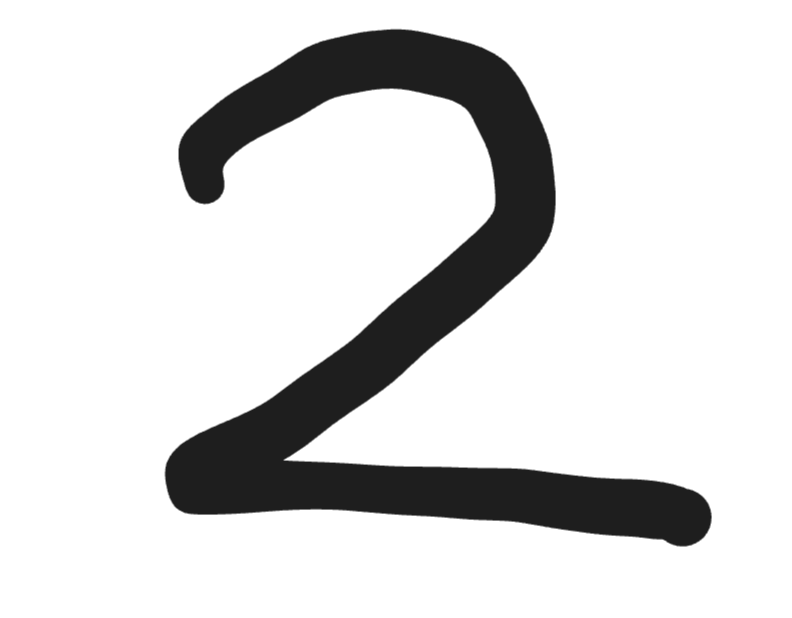
#> input picture Machine Learning/Clustering/data/two.png, 792 x 618 px, found by its file name
$ jupyter execute digit_classification.ipynb   (shell and % lines are left out)
#> lines starting #> are read from the running program, lines starting #| are printed output that depends on the picture
[cell 1]
import numpy as np
import pandas as pd
import matplotlib.pyplot as plt
import seaborn as sns
from sklearn.datasets import load_digits

[cell 2]
digits = load_digits()
print("Форма изображений:", digits.images.shape)
print("Форма признаков:", digits.data.shape)
print("Количество классов:", len(np.unique(digits.target)))

[cell 3]
plt.figure(figsize=(8, 4))
for i in range(10):
    plt.subplot(2, 5, i + 1)
    plt.imshow(digits.images[i], cmap="gray")
    plt.title(f"Цифра: {digits.target[i]}")
    plt.axis("off")
plt.tight_layout()
plt.show()
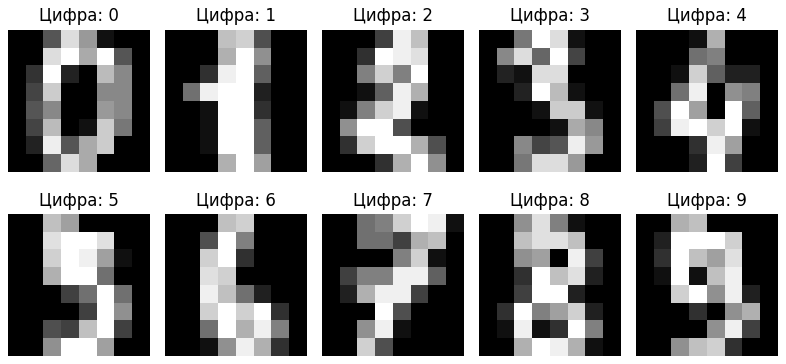
#> figure drawn by matplotlib, 10 panels

[cell 4]
from sklearn.model_selection import train_test_split

X = digits.data # 64 признака (8x8 пикселей)
y = digits.target

X_train, X_test, y_train, y_test = train_test_split(X, y, test_size=0.2, random_state=42)

print("Размер обучающей выборки:", X_train.shape)
print("Размер тестовой выборки:", X_test.shape)

[cell 5]
from sklearn.neighbors import KNeighborsClassifier
from sklearn.metrics import accuracy_score, classification_report, confusion_matrix

knn = KNeighborsClassifier(n_neighbors=3)

knn.fit(X_train, y_train)

y_pred = knn.predict(X_test)

[cell 6]
acc = accuracy_score(y_test, y_pred)
print(f'Точность модели: {acc:.4f}')

#Подробный отчет по классам
print('\nКлассификационный отчет:')
print(classification_report(y_test, y_pred))

[cell 7]
plt.figure(figsize=(8,6))
sns.heatmap(confusion_matrix(y_test, y_pred), annot=True, fmt="d", cmap="Blues")
plt.xlabel("Предсказано")
plt.ylabel("Истинно")
plt.title("Матрица ошибок KNN")
plt.show()
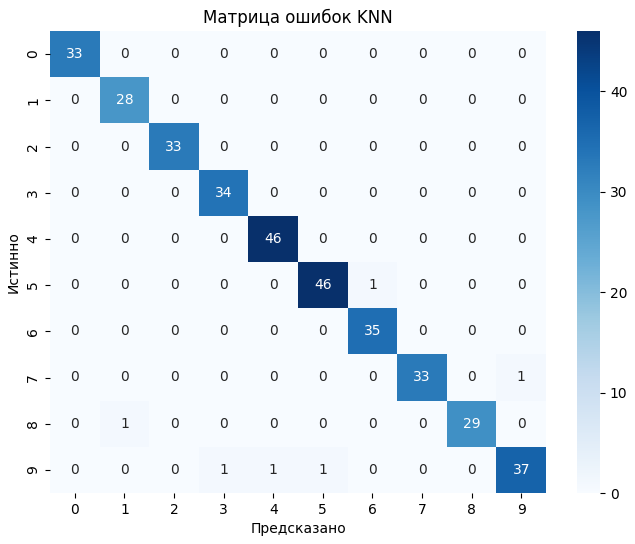
#> figure drawn by matplotlib, 2 panels

[cell 8]
from PIL import Image

img = Image.open("./data/two.png").convert("L")

img_resized = img.resize((8, 8), Image.Resampling.LANCZOS)

img_np = np.array(img_resized)

# Инвертируем и масштабируем под стиль sklearn digits
img_np = 16 - (img_np / 255.0 * 16)
img_np = img_np.clip(0, 16)

[cell 9]
# Визуализируем
plt.imshow(img_np, cmap="gray")
plt.title("Обработанное изображение")
plt.axis("off")
plt.show()
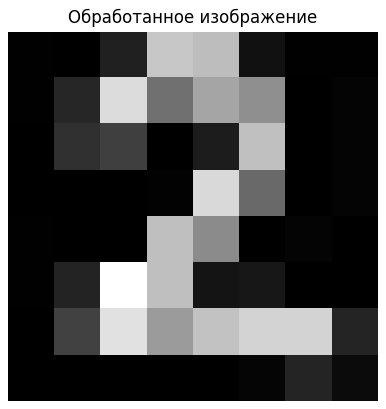
#> figure drawn by matplotlib, 1 panel

[cell 10]
# Расплющим изображение в вектор
img_flat = img_np.flatten().reshape(1, -1)

# Предсказание
prediction = knn.predict(img_flat)
#> prediction = [2]
print("Предсказанная цифра:", prediction[0])
#| Предсказанная цифра: 2
